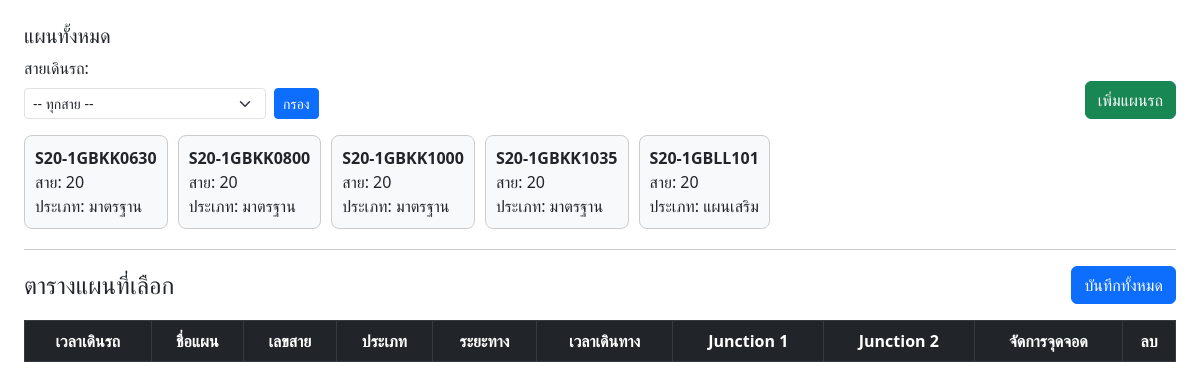
Page /new_fleetmage/plan.php on the earlier database version.
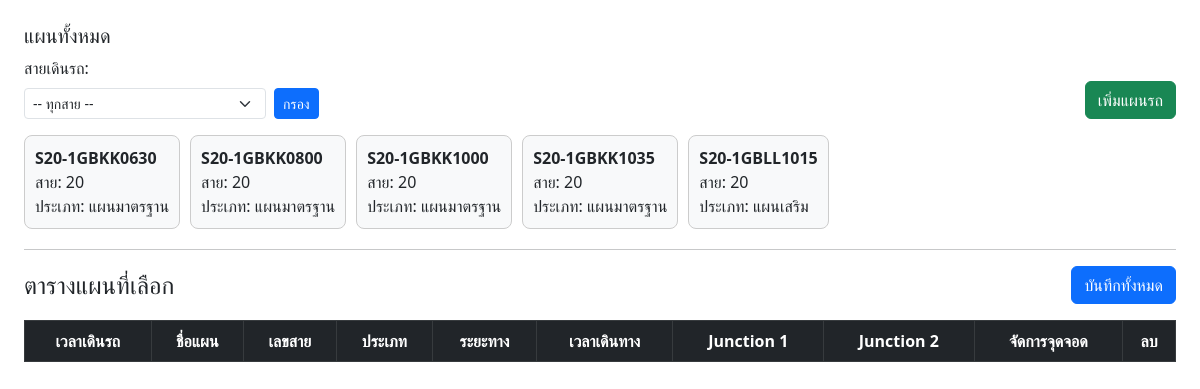
Same page on the later database version.
### tables this page shows
CREATE TABLE `plan_route_wide`  (
  `plan_id` int(11) NOT NULL AUTO_INCREMENT,
  `plan_name` varchar(100) NOT NULL,
  `route_number` varchar(50) NOT NULL,
  `plan_type` varchar(50) NOT NULL,
  `bus_id` int(11) NULL DEFAULT NULL,
  `junction1` varchar(255) NULL DEFAULT NULL,
  `junction2` varchar(255) NULL DEFAULT NULL,
  `total_distance` decimal(6, 2) NULL DEFAULT 0.00,
  `total_time` time NULL DEFAULT NULL,
  `stop_bkk_station` varchar(255) NULL DEFAULT NULL,
  `stop_bkk_mochit` varchar(255) NULL DEFAULT NULL,
  `stop_rangsit` varchar(255) NULL DEFAULT NULL,
  `stop_wangnoi` varchar(255) NULL DEFAULT NULL,
  `stop_prademchai` varchar(255) NULL DEFAULT NULL,
  `stop_lamtakong_pump` varchar(255) NULL DEFAULT NULL,
  `stop_police_khlongphai` varchar(255) NULL DEFAULT NULL,
  `stop_lamtakong_change` varchar(255) NULL DEFAULT NULL,
  `stop_banmittraphap_change` varchar(255) NULL DEFAULT NULL,
  `stop_lanphakdi` varchar(255) NULL DEFAULT NULL,
  `stop_korat_bus_station` varchar(255) NULL DEFAULT NULL,
  `stop_bansom` varchar(255) NULL DEFAULT NULL,
  `stop_taladkae` varchar(255) NULL DEFAULT NULL,
  `stop_nontaether` varchar(255) NULL DEFAULT NULL,
  `stop_police_sida` varchar(255) NULL DEFAULT NULL,
  `stop_sida` varchar(255) NULL DEFAULT NULL,
  `stop_sida_station` varchar(255) NULL DEFAULT NULL,
  `stop_bualai` varchar(255) NULL DEFAULT NULL,
  `stop_police_amphoe_phon` varchar(255) NULL DEFAULT NULL,
  `stop_muangphon` varchar(255) NULL DEFAULT NULL,
  `stop_amphoe_phon_station` varchar(255) NULL DEFAULT NULL,
  `stop_nonsila` varchar(255) NULL DEFAULT NULL,
  `stop_banphai` varchar(255) NULL DEFAULT NULL,
  `stop_banphai_station` varchar(255) NULL DEFAULT NULL,
  `stop_bankeng` varchar(255) NULL DEFAULT NULL,
  `stop_meechai_center` varchar(255) NULL DEFAULT NULL,
  `stop_banhed` varchar(255) NULL DEFAULT NULL,
  `stop_sirindhorn_hospital` varchar(255) NULL DEFAULT NULL,
  `stop_dongklang` varchar(255) NULL DEFAULT NULL,
  `stop_nongbuadee` varchar(255) NULL DEFAULT NULL,
  `stop_thapra` varchar(255) NULL DEFAULT NULL,
  `stop_bankudkwang` varchar(255) NULL DEFAULT NULL,
  `stop_khonkaen_airstation` varchar(255) NULL DEFAULT NULL,
  `stop_jaerongsri` varchar(255) NULL DEFAULT NULL,
  `stop_mtec` varchar(255) NULL DEFAULT NULL,
  `stop_kk3_station` varchar(255) NULL DEFAULT NULL,
  `plan_approved` tinyint(1) NULL DEFAULT 0,
  `process_type` varchar(50) NULL DEFAULT 'default',
  PRIMARY KEY (`plan_id`) USING BTREE
);

### new_fleetmage/plan.php (the view, shortened to what this page needs)
<?php
include 'config.php';
$routeFilter = '';
$sql = "
SELECT
    p.*,
    r.route_name_th
FROM plan_route_wide p
LEFT JOIN route r ON p.route_number = r.route_number
WHERE 1=1
$routeFilter
ORDER BY p.plan_id ASC
";
$result = $conn->query($sql);
$plans = [];
if ($result && $result->num_rows > 0) {
    while ($row = $result->fetch_assoc()) {
        $plans[] = $row;
    }
}
$stops = [
    'stop_bkk_station' => 'กรุงเทพ สถานีเดินรถนครชัยแอร์',
    'stop_bkk_mochit' => 'กรุงเทพหมอชิต',
    'stop_rangsit' => 'รังสิต สถานีเดินรถนครชัยแอร์',
    'stop_wangnoi' => 'จุดปั๊มใบเวลา วังน้อย',
    'stop_prademchai' => 'ร้านอาหารประเดิมชัย',
    'stop_lamtakong_pump' => 'ลำตะคอง (จุดปั๊มใบเวลา)',
    'stop_police_khlongphai' => 'ป้อมตร.ทางหลวงคลองไผ่',
    'stop_lamtakong_change' => 'ลำตะคอง (จุดเปลี่ยนพ่วง)',
    'stop_banmittraphap_change' => 'บ้านกลางมิตรภาพ (จุดเปลี่ยนพ่วง)',
    'stop_lanphakdi' => 'ลานภักดี',
    'stop_korat_bus_station' => 'สถานีขนส่ง นครราชสีมา',
    'stop_bansom' => 'บ้านส้ม',
    'stop_taladkae' => 'ตลาดแค',
    'stop_nontaether' => 'โนนตาเถร',
    'stop_police_sida' => 'ป้อมตำรวจทงหลวง สีดา',
    'stop_sida' => 'สีดา',
    'stop_sida_station' => 'สีดา สถานีเดินรถนครชัยแอร์',
    'stop_bualai' => 'บัวลาย',
    'stop_police_amphoe_phon' => 'ป้อมตำรวจภูธร อำเภอพล',
    'stop_muangphon' => 'เมืองพล',
    'stop_amphoe_phon_station' => 'สถานีขนส่ง อำเภอพล',
    'stop_nonsila' => 'โนนศิลา',
    'stop_banphai' => 'บ้านไผ่',
    'stop_banphai_station' => 'สถานีขนส่ง บ้านไผ่',
    'stop_bankeng' => 'บ้านเกิ้ง',
    'stop_meechai_center' => 'ศูนย์มีชัย',
    'stop_banhed' => 'บ้านแฮด',
    'stop_sirindhorn_hospital' => 'รพ.สิรินธร',
    'stop_dongklang' => 'ดงกลาง',
    'stop_nongbuadee' => 'หนองบัวดีหมี',
    'stop_thapra' => 'ท่าพระ',
    'stop_bankudkwang' => 'บ้านกุดกว้าง',
    'stop_khonkaen_airstation' => 'สถานีขนส่ง ปรับอากาศขอนแก่น',
    'stop_jaerongsri' => 'แยกเจริญศรี',
    'stop_mtec' => 'ม.เทคโนภาค',
    'stop_kk3_station' => 'สถานีขนส่งขอนแก่นแห่งที่3'
];
$planStops = [];
foreach ($plans as $p) {
    $planStops[$p['plan_id']] = [];
    foreach ($stops as $key => $name) {
        $planStops[$p['plan_id']][$key] = isset($p[$key]) ? intval($p[$key]) : 0;
    }
}
?>
<!DOCTYPE html>
<html lang="th">
<head>
<link href="https://cdn.jsdelivr.net/npm/bootstrap@5.3.0/dist/css/bootstrap.min.css" rel="stylesheet">
<link rel="stylesheet" href="https://cdn.jsdelivr.net/npm/flatpickr/dist/flatpickr.min.css">
</head>
<body class="p-4">
<h5>แผนทั้งหมด</h5>
<form method="get" class="d-flex align-items-end mb-3 w-100">
  <div class="d-flex gap-2 align-items-end">
    <div>
      <label class="form-label">สายเดินรถ:</label>
      <select name="route" class="form-select form-select-sm">
        <option value="">-- ทุกสาย --</option>
      </select>
    </div>
    <button type="submit" class="btn btn-primary btn-sm align-self-end">กรอง</button>
  </div>
  <div class="ms-auto">
    <button type="button" class="btn btn-success" data-bs-toggle="modal" data-bs-target="#addPlanModal">เพิ่มแผนรถ</button>
  </div>
</form>
<div id="planCards">
<?php foreach($plans as $p): ?>
<div class="plan-card"
data-id="<?= $p['plan_id'] ?>"
data-name="<?= htmlspecialchars($p['plan_name']) ?>"
data-route="<?= htmlspecialchars($p['route_number']) ?>"
data-type="<?= htmlspecialchars($p['plan_type']) ?>"
data-distance="<?= htmlspecialchars($p['total_distance']) ?>"
data-duration="<?= htmlspecialchars($p['total_time']) ?>"
data-junction1="<?= htmlspecialchars($p['junction1'] ?? '') ?>"
data-junction2="<?= htmlspecialchars($p['junction2'] ?? '') ?>"
data-stops='<?= json_encode($planStops[$p['plan_id']]) ?>'>
<strong><?= htmlspecialchars($p['plan_name']) ?></strong><br>
สาย: <?= htmlspecialchars($p['route_number']) ?><br>
ประเภท: <?= htmlspecialchars($p['plan_type']) ?>
</div>
<?php endforeach; ?>
</div>
<hr>
<div class="d-flex align-items-center justify-content-between mb-3">
  <h4 class="mb-0">ตารางแผนที่เลือก</h4>
  <button class="btn btn-primary" id="saveAllBtn">บันทึกทั้งหมด</button>
</div>
<div id="tableContainer">
<table class="table table-bordered" id="dropTable">
<thead class="table-dark text-center">
<tr>
<th>เวลาเดินรถ</th>
<th>ชื่อแผน</th>
<th>เลขสาย</th>
<th>ประเภท</th>
<th>ระยะทาง</th>
<th>เวลาเดินทาง</th>
<th>Junction 1</th>
<th>Junction 2</th>
<th>จัดการจุดจอด</th>
<th>ลบ</th>
</tr>
</thead>
</table>
</div>
</body>
</html>

Differences in the rows shown:
changed plan_route_wide "S20-1GBKK0630": plan_type "มาตรฐาน" → "แผนมาตรฐาน"
changed plan_route_wide "S20-1GBKK0800": plan_type "มาตรฐาน" → "แผนมาตรฐาน"
changed plan_route_wide "S20-1GBKK1000": plan_type "มาตรฐาน" → "แผนมาตรฐาน"
changed plan_route_wide "S20-1GBKK1035": plan_type "มาตรฐาน" → "แผนมาตรฐาน"
changed plan_route_wide "แผนเสริม": plan_name "S20-1GBLL101" → "S20-1GBLL1015"
